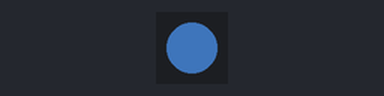
This program was run on a simulated CircuitPython board. Shown: 1 RGB LEDs in strip order, left to right. Dim RGB values are drawn brighter than linear; random numbers come from a fixed seed.

Above: at 28.25 s.
At 38.25 s:
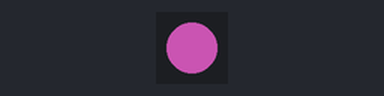
Timing chart, 0 to 40.0 s (numbered marks = the images above):
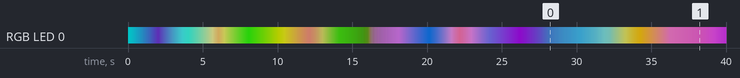

The program:

main_randomfade.py
```python
# Marie Huynh
# Gemma M0
# Fades to random colors

import board
import time
import adafruit_dotstar as dotstar
from random import randint

# One pixel connected internally!
dot = dotstar.DotStar(board.APA102_SCK, board.APA102_MOSI, 1, brightness=0.5)

######################### HELPERS ##############################

def fade(color1, color2, steps):
    # start at color1
    red, green, blue = color1

    # calculate step increment for each color component
    redstep   = (color2[0] - color1[0]) / steps
    greenstep = (color2[1] - color1[1]) / steps
    bluestep  = (color2[2] - color1[2]) / steps

    # move toward color2
    for i in range(steps):
        # not too fast
        time.sleep(.05)

        # calculate next step's color
        red = red + redstep
        green = green + greenstep
        blue = blue + bluestep
        dot[0] = [int(red), int(green), int(blue)]

        # update LED
        dot.show()

######################### MAIN LOOP ##############################

# start at a pretty blue-green
dot[0] = [0, 200, 200]

while True:
    # choose random new color
    newcolor = [randint(0, 255), randint(0, 255), randint(0, 255)]

    # fade to new color
    fade(dot[0], newcolor,40)
```
